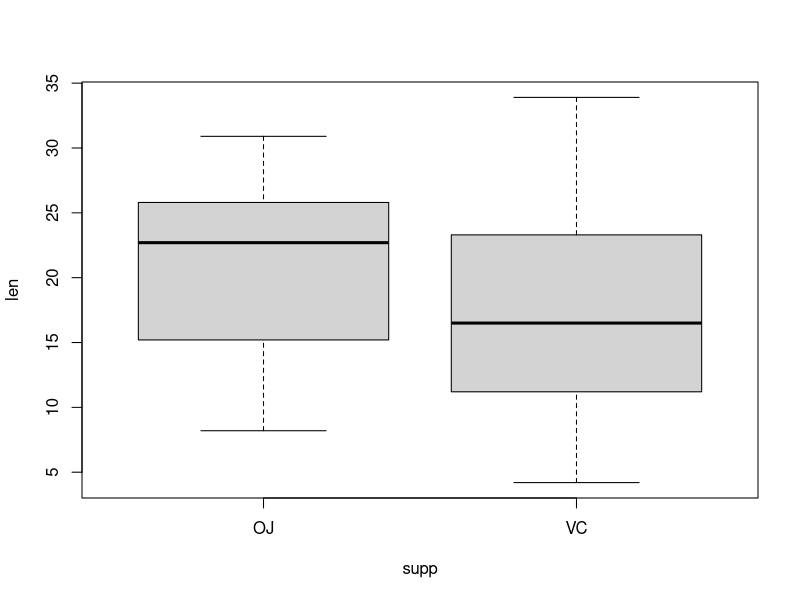
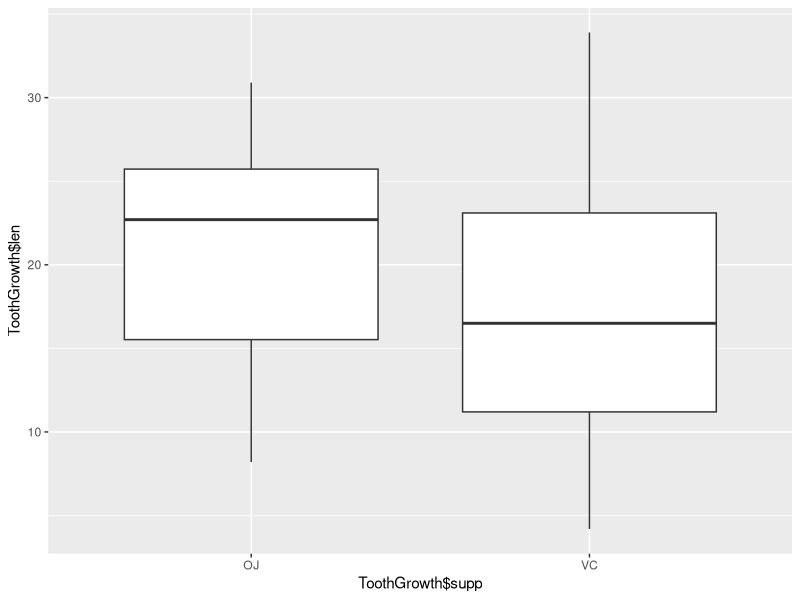
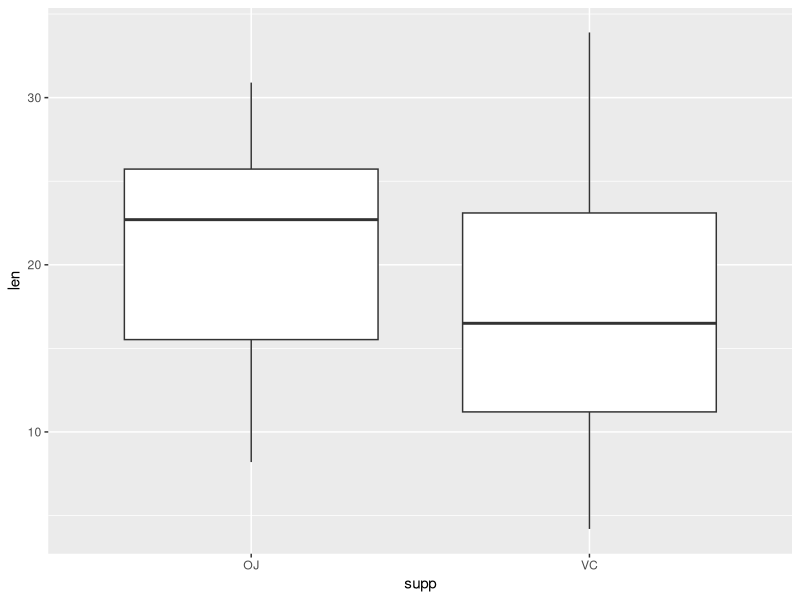
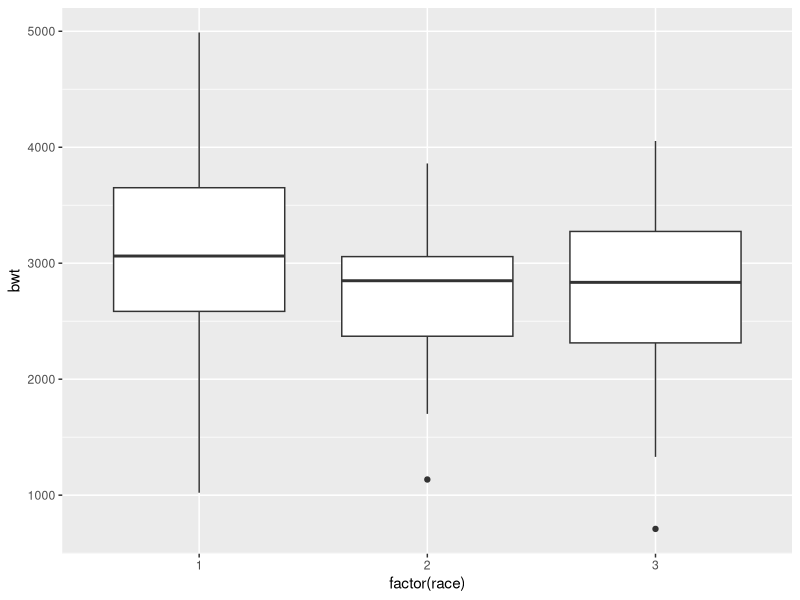
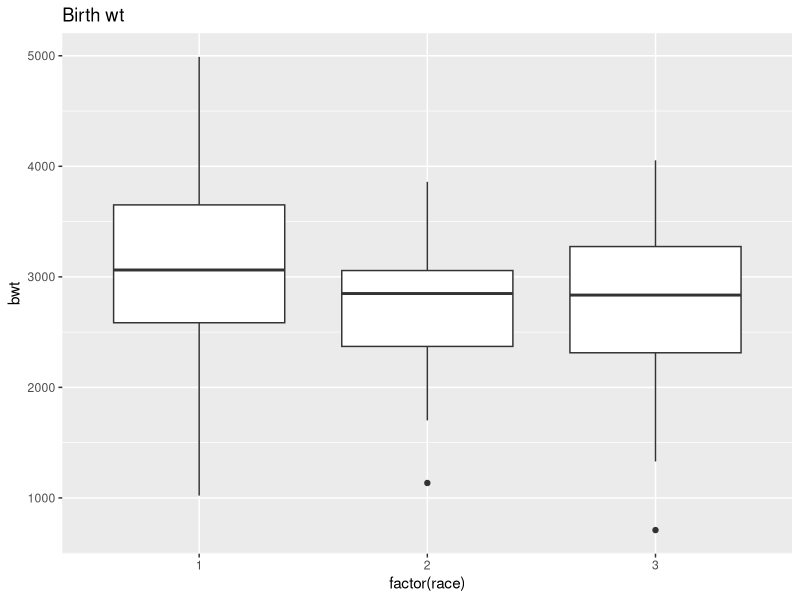
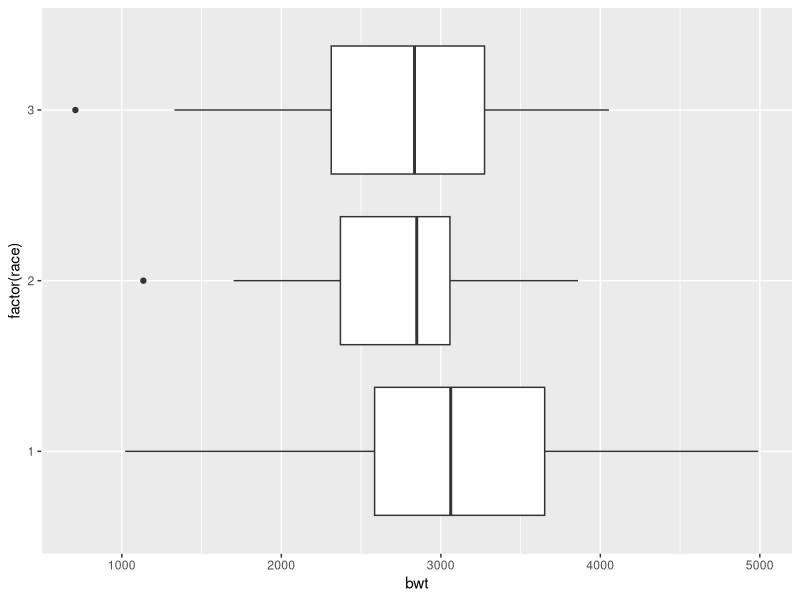
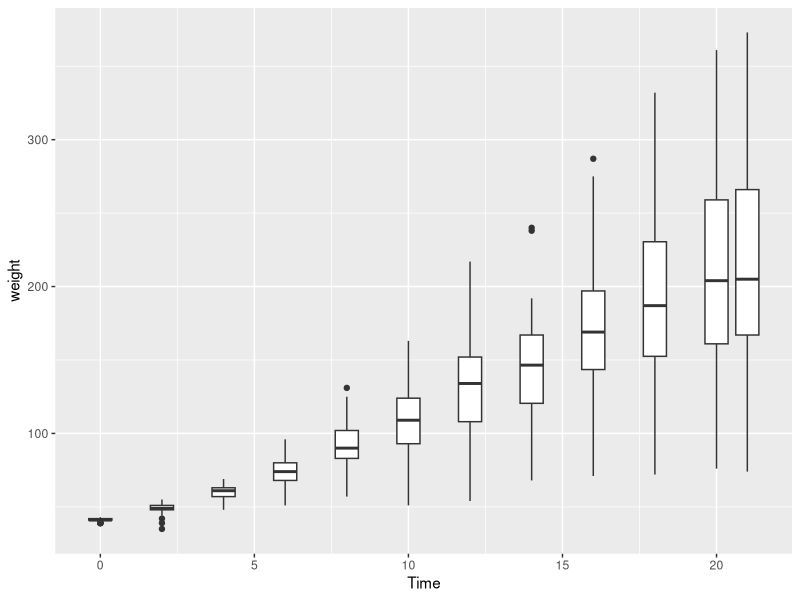
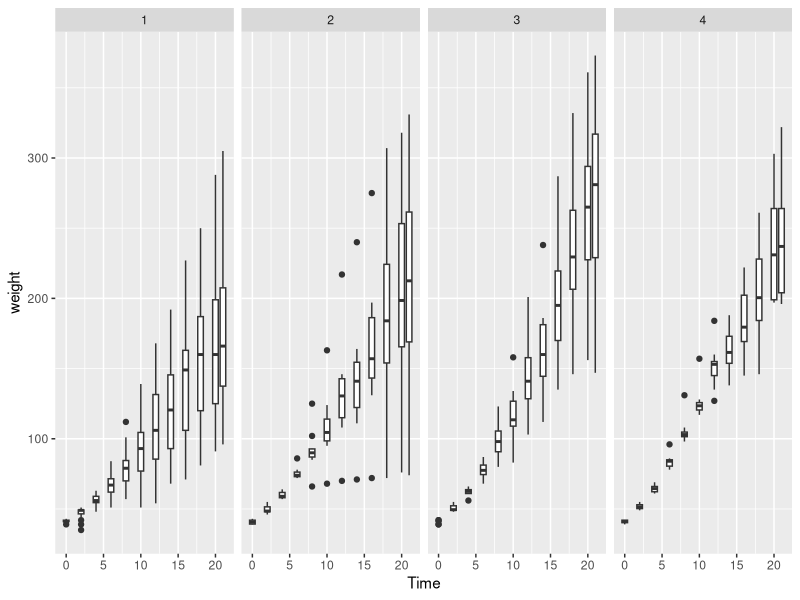

Write R code to recreate these figures, in order.
#Boxplot 
# visualize the 5 point data summary for continuous data

data("ToothGrowth")
head(ToothGrowth)

boxplot(len ~ supp, data = ToothGrowth) #compare tooth length
#for two different supp

library(ggplot2)
qplot(ToothGrowth$supp, ToothGrowth$len, geom="boxplot")
#or 
ggplot(ToothGrowth, aes(x=supp, y=len)) + geom_boxplot()

library(MASS)
head(birthwt)

ggplot(birthwt, aes(x=factor(race), y=bwt)) + geom_boxplot()
#compare numerical variables across categories

ggplot(birthwt, aes(x=factor(race), y=bwt)) + geom_boxplot()+ggtitle("Birth wt")
#compare numerical variables across categories

ggplot(birthwt, aes(x=factor(race), y=bwt)) + geom_boxplot()+coord_flip()

#horizontal boxplots

head(ChickWeight)
summary(ChickWeight)

ggplot(ChickWeight, aes(x=Time, y=weight))+ 
  geom_boxplot(aes(group=Time))
#group the response and weight according to time

ggplot(ChickWeight, aes(x=Time, y=weight))+ 
  geom_boxplot(aes(group=Time))+facet_grid(. ~ Diet)
#group response variable
#panels according to diet

data("diamonds")
head(diamonds)

ggplot(diamonds, aes(factor(cut), price, fill=cut)) + geom_boxplot() + ggtitle("Diamond Price according Cut") + xlab("Type of Cut") + ylab("Diamond Price U$")
#fill-specify colour according to cut
